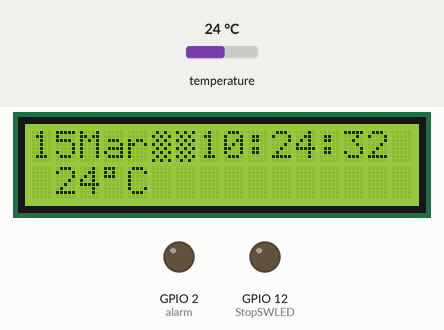
A sketch run on a simulated ESP8266 (NodeMCU). On the bench: 16×2 character LCD, output pins drawn as LEDs (lit = HIGH). The test bench sets the inputs (shaded band); at power-on: temperature 24 °C. WiFi joins after 1.5 s; servers stay silent unless stated; the local clock reads 2024-03-15 10:24:30 at power-on unless the sketch sets it; the Firebase database answers and starts empty; what the sketch prints to the serial monitor is not drawn.

Above: at 3.1 s.
3.2 s: temperature set to 12 °C
At 4.8 s:
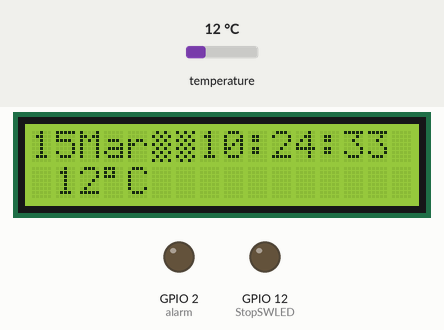
6.2 s: temperature set to 19 °C
At 7.6 s:
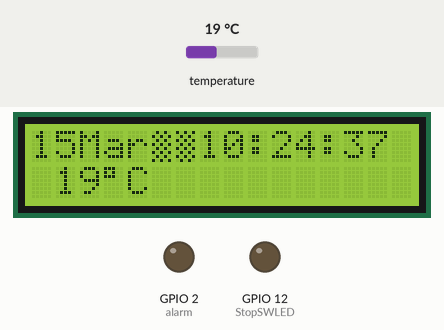
9.2 s: temperature set to 28 °C
At 10.9 s:
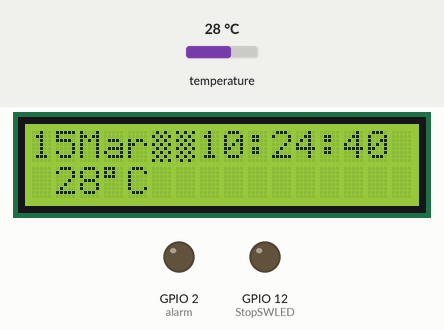
Timing chart, 0 to 12.4 s (numbered marks = the images above; inputs shaded):
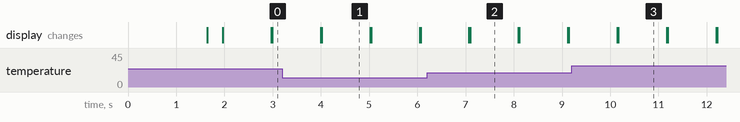

The sketch:

alarm_test.ino
```cpp
//29Aug

//important
//get all data from firebase and print it prettily on LCD (everything)
//control backlight and LED on LEDSW
//battery system
//finalise outer casing
//get cal data from firebase at midnight or event end  (use ||)
//get time from firebase to readjust itself every hour https://github.com/scanlime/esp8266-Arduino/blob/master/tests/Time/Time.ino
//get alarm time every midnight


//todo:
//interface for changing alarm time, make a JS webapp for it
//firebase system cloud function?
//optimize firebase / zapier to efficiency when get data
//refactor, dun use so much char day[] things


//done:
//change alarm to LED see how,
//buzzer sound at right time, use LEDSWITCH to stop alarm
//test SwitchLED, when alarm sound only light up
//get alarm time from firebase on device boot
//scrolling text
//complete PCB, program from PCB

// discontinued ideas
//use buttons to adjust alarm
//save alarm time in EEPROM

// RTC 3V/5V , LCD 5V
// Buzzer 5V
// Both switches Input -> [Switch] -> Ground, NodeMCU internal Pullup
//the switches are inverted (INPUT_PULLUP)
//the outputs / LEDs are not


// ESP8266 Pinouts
// D0   = 16;
// D1   = 5; SCL of RTC and LCD
// D2   = 4; SDA of ETC and LCD
// D3   = 0;
// D4   = 2;
// D5   = 14; Buzzer +ve Pin
// D6   = 12;
// D7   = 13; StopSwitch (LED)
// D8   = 15; StopSwitch (sw)
// D9   = 3;
// D10  = 1;


// CLOCKYPCB NodeMCU Pinouts
// D0   = 16;
// D1   = 5; SCL of RTC and LCD
// D2   = 4; SDA of ETC and LCD
// D3   = 0;
// D4   = 2; Buzzer +ve Pin
// D5   = 14; StopSwitch (sw)
// D6   = 12; StopSwitch (LED)
// D7   = 13;
// D8   = 15;
// D9   = 3;
// D10  = 1;

#include <Wire.h>
#include "RTClib.h"
#include "FirebaseESP8266.h"
#include <LiquidCrystal_I2C.h>
#include <ESP8266WiFi.h>
#include <EEPROM.h>

#define FIREBASE_HOST "esp8266-f2775.firebaseio.com"
#define FIREBASE_AUTH "EQ0xXkArCNnNnDlrd7kxaroYoTULU1lZgDPLtD9L"
#define WIFI_SSID "ZONGZ"
#define WIFI_PASSWORD "zz12343705"

//pcb pins
#define alarm 2 //D4
#define StopSW 14 //D5
#define StopSWLED 12 //D6

FirebaseData firebaseData;
LiquidCrystal_I2C lcd(0x27, 16, 2);
RTC_DS3231 rtc;

String summary = "";
String begins = "";
String ends = "";
String alarmTime = "";

bool alarmState = 0;

byte Left[] = {
  B01010,
  B10101,
  B01010,
  B10101,
  B01010,
  B10101,
  B01010,
  B10101
};

byte Right[] = {
  B10101,
  B01010,
  B10101,
  B01010,
  B10101,
  B01010,
  B10101,
  B01010
};

//alarm time
//DateTime actualTime;
int shiftedIndexes = 0;
String message = "";

void setup (){
  Serial.begin(115200);

  WiFi.begin(WIFI_SSID, WIFI_PASSWORD);
  Serial.print("Connecting to Wi-Fi");
  while (WiFi.status() != WL_CONNECTED){
    Serial.print(".");
    delay(300);
  }
  Serial.println();
  Serial.print("Connected with IP: ");
  Serial.println(WiFi.localIP());
  Serial.println();

  Firebase.begin(FIREBASE_HOST, FIREBASE_AUTH);
  Firebase.reconnectWiFi(true);

  if (! rtc.begin()) {
    Serial.println("Couldn't find RTC");
    while (1);
  }

  if (rtc.lostPower()) {
    rtc.adjust(DateTime(F(__DATE__), F(__TIME__)));
  }

//  rtc.adjust(DateTime(F(__DATE__), F(__TIME__)));

  lcd.begin(16, 2);
  lcd.init();
  lcd.createChar(6, Left);
  lcd.createChar(9, Right);
  lcd.backlight();

  pinMode(alarm, OUTPUT);      //buzzer
  pinMode(StopSW, INPUT_PULLUP); //StopSW
  pinMode(StopSWLED, OUTPUT); //StopSWLED

  getAlarmTime();

  //get some message on startup
  if (Firebase.getString(firebaseData, "/calendar/event/summary")){
    message = firebaseData.stringData();
  } else {
    Serial.print("Error in getString: ");
    Serial.println(firebaseData.errorReason());
  }
}

void loop (){
  DateTime now = rtc.now();
//  actualTime = now + TimeSpan(0,0,4,31);

  showDate(now);

//  checkEvents(actualTime);

  char rightNow[] = "hh:mm:ss";
  String stringyTime = String(now.toString(rightNow));
  Serial.print("the alarm i got: ");
  Serial.println(alarmTime);
  Serial.print("the time rn: ");
  Serial.println(stringyTime);

  if((stringyTime == alarmTime) && (alarmState == 0)){
    alarmState = 1;
    Serial.println("WAKEY WAKEY MDF WAKEY WAKEY MDF WAKEY WAKEY MDF WAKEY WAKEY MDF ");
  }

  if((alarmState == 1) && (digitalRead(StopSW) == LOW)){
    alarmState = 0;
    Serial.println("!!!!!!!!!!!!!!!!!!!! Alarm Stopped !!!!!!!!!!!!!!!!!!!!");
  }

  digitalWrite(alarm, alarmState);
  digitalWrite(StopSWLED, alarmState);

  Serial.print(rtc.getTemperature());
  Serial.println(" C");

  printEvents(message, shiftedIndexes);
  //scrolling mechanism
  if(shiftedIndexes > message.length()){
    shiftedIndexes = 0;
  } else{
    shiftedIndexes++;
  }

  delay(1000);
  lcd.clear();
}

void printEvents(String message, int shiftedIndexes){
  String toPrint = "";
  toPrint += message.substring(shiftedIndexes, (shiftedIndexes+16));
  toPrint += " " + String(rtc.getTemperature()).substring(0,2) + (char)223 + "C";
//  toPrint += message.substring(shiftedIndexes, message.length());
//  toPrint += message.substring(0, shiftedIndexes);

  lcd.setCursor(0, 1);
  lcd.print(toPrint);

}

void showDate(DateTime dt){
  char Date[] = "DDMMM";
  lcd.setCursor(0, 0);
  lcd.print(dt.toString(Date));

  lcd.write(6);
  lcd.write(9);

  char TimeRN[] = "hh:mm:ss";
  lcd.print(dt.toString(TimeRN));
}

void getAlarmTime(){
  if (Firebase.getString(firebaseData, "/calendar/alarmTime")){
    alarmTime = firebaseData.stringData();
  } else {
    Serial.print("Error in getString: ");
    Serial.println(firebaseData.errorReason());
  }
}


//----------------------------------------------- RANDOM CODES I DIDNT WANT TO DELETE -----------------------------------------------
//  lcd.autoscroll();
//  // print from 0 to 9:
//  for (int thisChar = 0; thisChar < 10; thisChar++) {
//    lcd.print(thisChar);
//    delay(500);
//  }
//  // turn off automatic scrolling
//  lcd.noAutoscroll();

//void checkEvents(DateTime dt){
//  char currently[] = "hh:mm";
//  Serial.println(dt.toString(currently));
//
//  //if event ended OR is currently midnight, update summary and start and end time
//
//  if(dt.toString(currently) == "00:00"){
//    if (Firebase.getString(firebaseData, "/calendar/event/summary")){
//      summary = firebaseData.stringData();
//    } else {
//      Serial.print("Error in getString: ");
//      Serial.println(firebaseData.errorReason());
//    }
//    if (Firebase.getString(firebaseData, "/calendar/event/begins")){
//      begins = firebaseData.stringData();
//    } else {
//      Serial.print("Error in getString: ");
//      Serial.println(firebaseData.errorReason());
//    }
//    if (Firebase.getString(firebaseData, "/calendar/event/ends")){
//      ends = firebaseData.stringData();
//    } else {
//      Serial.print("Error in getString: ");
//      Serial.println(firebaseData.errorReason());
//    }
//  }
//}

//void printEvents(DateTime dt){
//  char dayName[] = "DDD";
//  String today = dt.toString(dayName);
//  if(summary == ""){
//    Serial.println(today + ": Nothing Scheduled!");
//  }
//  else{
//    Serial.println(today + ": " + summary + " from " + begins + " to " + ends);
//  }
//}

/////////////////////////////////////////////////// references to the bottom ///////////////////////////////////////////////////

//The toString() buffer can be defined using following combinations:
  //hh - the hour with a leading zero (00 to 23)
  //mm - the minute with a leading zero (00 to 59)
  //ss - the whole second with a leading zero where applicable (00 to 59)
  //YYYY - the year as four digit number
  //YY - the year as two digit number (00-99)
  //MM - the month as number with a leading zero (01-12)
  //MMM - the abbreviated English month name ('Jan' to 'Dec')
  //DD - the day as number with a leading zero (01 to 31)
  //DDD - the abbreviated English day name ('Mon' to 'Sun')

  void types(String a) { Serial.println("it's a String"); }
  void types(int a) { Serial.println("it's an int"); }
  void types(char *a) { Serial.println("it's a char*"); }
  void types(float a) { Serial.println("it's a float"); }
  void types(bool a) { Serial.println("it's a bool"); }

//DateTime is an OBJECT
//dt.hour() and stuff are ints
//rtc.getTemperature() is a float
//the toString()s are char*s

//toggle input
//  if(digitalRead(sw1)== LOW){ alarmState = !alarmState; Serial.println("Switch is toggled")}

//push input
//  if(digitalRead(sw1) == LOW){
//    alarmState = 1;
//    Serial.println("Switch is momentarily pressed");
//  } else {
//    alarmState = 0;
//  }
```

Measured:
- what the display in image 1 shows lasts 1.0 s, from 4.0 s to 5.0 s
